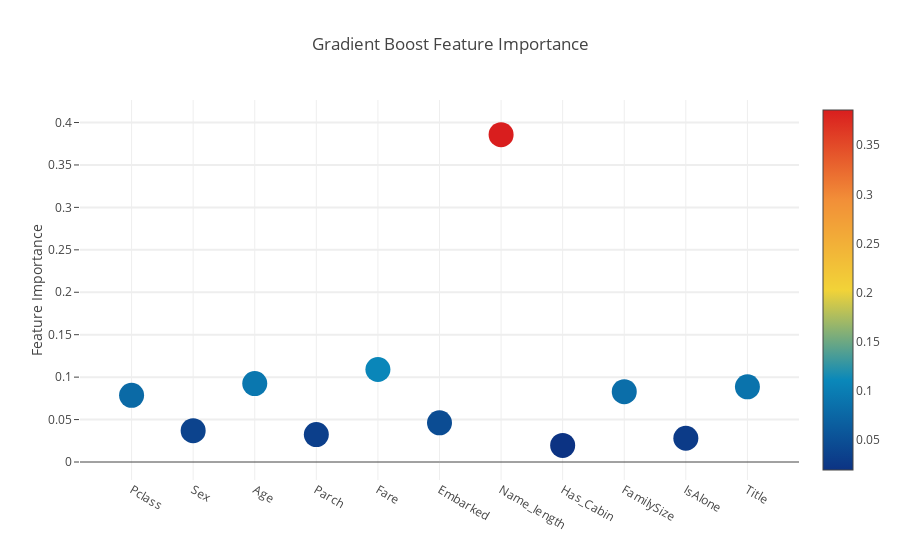

Notebook code cell kept with this figure:
### Code cell
# Scatter plot
trace = go.Scatter(
    y = feature_dataframe['Gradient Boost feature importances'].values,
    x = feature_dataframe['features'].values,
    mode = 'markers',
    marker = dict(
        sizemode = 'diameter',
        sizeref = 1,
        size = 25,
        color = feature_dataframe['Gradient Boost feature importances'].values,
        colorscale='Portland',
        showscale=True
    ),
    text = feature_dataframe['features'].values
)
data = [trace]

layout = go.Layout(
    autosize = True,
    title = 'Gradient Boost Feature Importance',
    hovermode = 'closest',
    yaxis=dict(
        title='Feature Importance',
        ticklen=5,
        gridwidth=2
    ),
    showlegend=False
)
fig = go.Figure(data=data, layout=layout)
py.iplot(fig, filename='scatter2010')

### Figure 1 — Plotly figure (JSON) as saved in the notebook; plotly's stock layout.template omitted (floating-point values rounded to 4 significant figures)
{"data": [{"marker": {"color": [0.07856, 0.03687, 0.09242, 0.03227, 0.109, 0.0461, 0.3857, 0.01959, 0.08288, 0.02798, 0.08862], "colorscale": "Portland", "showscale": true, "size": 25, "sizemode": "diameter", "sizeref": 1}, "mode": "markers", "text": ["Pclass", "Sex", "Age", "Parch", "Fare", "Embarked", "Name_length", "Has_Cabin", "FamilySize", "IsAlone", "Title"], "type": "scatter", "x": ["Pclass", "Sex", "Age", "Parch", "Fare", "Embarked", "Name_length", "Has_Cabin", "FamilySize", "IsAlone", "Title"], "y": [0.07856, 0.03687, 0.09242, 0.03227, 0.109, 0.0461, 0.3857, 0.01959, 0.08288, 0.02798, 0.08862]}], "layout": {"autosize": true, "hovermode": "closest", "showlegend": false, "title": "Gradient Boost Feature Importance", "yaxis": {"gridwidth": 2, "ticklen": 5, "title": "Feature Importance"}}}
